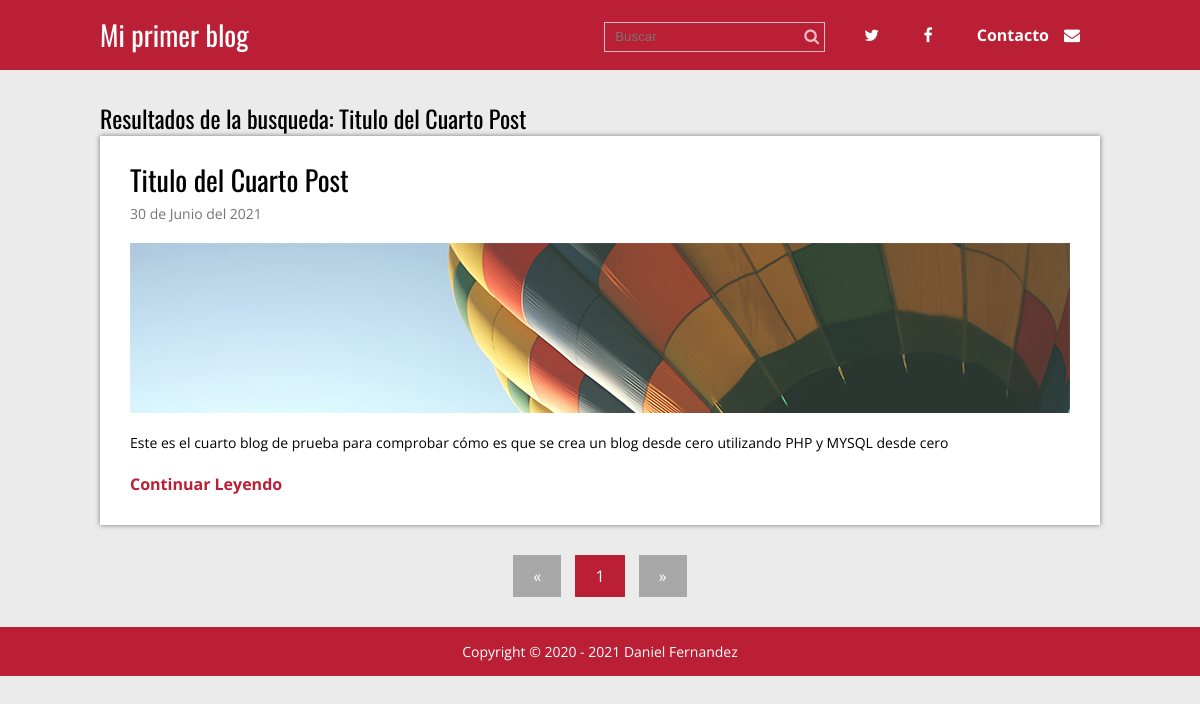
/buscar.php?busqueda=Titulo del Cuarto Post, run on the app's committed database.
### tables this page shows
CREATE TABLE `articulos` (
  `id` int(11) NOT NULL,
  `titulo` varchar(200) NOT NULL,
  `extracto` varchar(200) NOT NULL,
  `fecha` timestamp NOT NULL DEFAULT current_timestamp(),
  `texto` text NOT NULL,
  `thumb` varchar(50) NOT NULL
);

### buscar.php (called while the page is built, shortened)
<?php
require 'admin/config.php';
require 'functions.php';
$conexion = conexion($bd_config);
if($_SERVER['REQUEST_METHOD'] == 'GET' && !empty($_GET['busqueda'])) {
    $busqueda = limpiarDatos($_GET['busqueda']);
    $statement = $conexion->prepare(
        "SELECT * FROM articulos WHERE titulo LIKE :busqueda or texto Like :busqueda"
    );
    $statement->execute(array(':busqueda' => "%$busqueda%"));
    $resultados = $statement->fetchAll();
    if (empty($resultados)) {
        $titulo = 'No se encontraron articulos con el resultado: ' . $busqueda;
    } else {
        $titulo = 'Resultados de la busqueda: ' . $busqueda;
    }
} else {
    header('Location:' . RUTA . '/index.php');
}
require 'views/buscar.view.php';
?>

### functions.php (called while the page is built, shortened)
<?php
function limpiarDatos($datos){
    $datos = trim($datos);
    $datos = stripslashes($datos);
    $datos = htmlspecialchars($datos);
    return $datos;
}
function fecha($fecha){
    $timestamp = strtotime($fecha);
    $meses = ['Enero', 'Febrero', 'Marzo', 'Abril', 'Mayo', 'Junio', 'Julio', 'Agosto', 'Septiembre', 'Octubre', 'Noviembre', 'Diciembre'];
    $dia = date('d', $timestamp);
    $mes = date('m', $timestamp) -1;
    $year = date('Y', $timestamp);
    $fecha = "$dia de " . $meses[$mes] . " del $year";
    return $fecha;
}
?>

### views/buscar.view.php (the view)
<?php require 'header.php' ?>
<div class="contenedor">
    <h2><?php echo $titulo; ?></h2>
    <?php foreach($resultados as $post): ?>
        <div class="post">
            <article>
                <h2 class="titulo"><a href="single.php?id=<?php echo $post['id']; ?>"><?php echo $post['titulo']; ?></a></h2>
                <p class="fecha"><?php echo fecha($post['fecha']); ?></p>
                <div class="thumb">
                    <a href="single.php?id=<?php echo $post['id']; ?>">
                        <img src="<?php echo RUTA; ?>/imagenes/<?php echo $post['thumb']; ?>" alt="">
                    </a>
                </div>
                <p class="extracto"><?php echo $post['extracto']; ?></p>
                <a href="single.php?id=<?php echo $post['id']; ?>" class="continuar">Continuar Leyendo</a>
            </article>
        </div>
    <?php endforeach; ?>
    <?php require 'paginacion.php'; ?>
</div>
<?php require 'footer.php'; ?>

### css/estilos.css (style rules this page uses)
* { margin: 0; padding: 0; -webkit-box-sizing: border-box; -moz-box-sizing: border-box; box-sizing: border-box; }
body { font-size: 16px; font-family: 'Open Sans', sans-serif; background: #ebebeb; }
h1, h2, h3, h4, h5, h6 { font-family: "Oswald", Arial, Sans-serif; font-weight: normal; }
a { text-decoration: none; color:#BB1F35; }
.contenedor { max-width: 1000px; width: 90%; margin: auto; }
.post { width: 100%; background: #fff; box-shadow: 0px 0px 5px rgba(0,0,0, .5); margin-bottom: 30px; padding: 30px; }
.post article .titulo { font-family: "Oswald", Arial, Sans-serif; font-size: 28px; font-weight: normal; line-height: 28px; margin-bottom: 10px; }
.post article .titulo a { color:#000; }
.post article .fecha { color:#747474; font-size: 14px; margin-bottom: 20px; }
.post article .thumb { margin-bottom: 20px; }
.post article .thumb img { vertical-align: top; width: 100%; }
.post article .extracto { font-size: 14px; line-height: 20px; margin-bottom: 20px; }
.post article .continuar { color:#BB1F35; font-weight: bold; }

### data on the page
articulos: titulo "Titulo del Cuarto Post", fecha "30 de Junio del 2021", thumb (picture), extracto "Este es el cuarto blog de prueba para comprobar cómo es que se crea un blog desde cero utilizando PHP y MYSQL desde cero"

### other printed values
$titulo "Resultados de la busqueda: Titulo del Cuarto Post"
